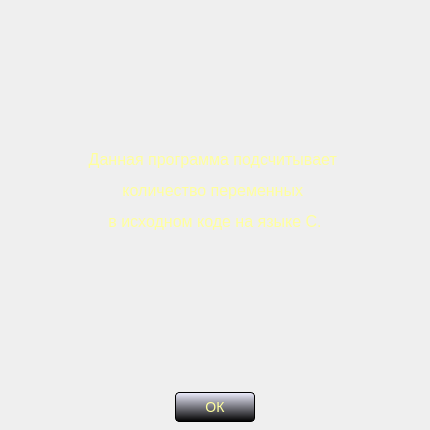
<?xml version="1.0" encoding="UTF-8"?>
<ui version="4.0">
 <class>Abprogram</class>
 <widget class="QDialog" name="Abprogram">
  <property name="geometry">
   <rect>
    <x>0</x>
    <y>0</y>
    <width>430</width>
    <height>430</height>
   </rect>
  </property>
  <property name="minimumSize">
   <size>
    <width>430</width>
    <height>430</height>
   </size>
  </property>
  <property name="maximumSize">
   <size>
    <width>430</width>
    <height>430</height>
   </size>
  </property>
  <property name="contextMenuPolicy">
   <enum>Qt::NoContextMenu</enum>
  </property>
  <property name="windowTitle">
   <string>О программе</string>
  </property>
  <property name="styleSheet">
   <string notr="true">background-image: url(:/source/fon1.png);</string>
  </property>
  <property name="locale">
   <locale language="Russian" country="Russia"/>
  </property>
  <widget class="QLabel" name="label_2">
   <property name="geometry">
    <rect>
     <x>0</x>
     <y>0</y>
     <width>430</width>
     <height>381</height>
    </rect>
   </property>
   <property name="minimumSize">
    <size>
     <width>430</width>
     <height>381</height>
    </size>
   </property>
   <property name="maximumSize">
    <size>
     <width>430</width>
     <height>381</height>
    </size>
   </property>
   <property name="contextMenuPolicy">
    <enum>Qt::NoContextMenu</enum>
   </property>
   <property name="styleSheet">
    <string notr="true">color: rgb(255, 255, 158);
background: transparent;
font-size: 14px;</string>
   </property>
   <property name="text">
    <string>&lt;html&gt;&lt;head/&gt;&lt;body&gt;&lt;p align=&quot;center&quot;&gt;&lt;span style=&quot; font-size:12pt;&quot;&gt;Данная программа подсчитывает &lt;/span&gt;&lt;/p&gt;&lt;p align=&quot;center&quot;&gt;&lt;span style=&quot; font-size:12pt;&quot;&gt;количество переменных &lt;/span&gt;&lt;/p&gt;&lt;p align=&quot;center&quot;&gt;&lt;span style=&quot; font-size:12pt;&quot;&gt;в исходном коде на языке С.&lt;/span&gt;&lt;/p&gt;&lt;/body&gt;&lt;/html&gt;</string>
   </property>
  </widget>
  <widget class="QPushButton" name="pushButton">
   <property name="geometry">
    <rect>
     <x>175</x>
     <y>392</y>
     <width>80</width>
     <height>30</height>
    </rect>
   </property>
   <property name="minimumSize">
    <size>
     <width>80</width>
     <height>30</height>
    </size>
   </property>
   <property name="maximumSize">
    <size>
     <width>80</width>
     <height>30</height>
    </size>
   </property>
   <property name="focusPolicy">
    <enum>Qt::NoFocus</enum>
   </property>
   <property name="contextMenuPolicy">
    <enum>Qt::NoContextMenu</enum>
   </property>
   <property name="styleSheet">
    <string notr="true">#pushButton {
font-size: 14px;
color: rgb(255, 255, 158);
border: 1px solid black;
border-radius: 4px;
background: white;
background-color: qlineargradient(spread:pad, x1:0, y1:0, x2:0, y2:1, stop:0 rgba(238, 238, 255, 255), stop:1 rgba(0, 0, 0, 255));
}

#pushButton:pressed {
font-size: 14px;
color: rgb(255, 255, 158);
background: white;
border: 1px solid black;
border-radius: 4px;
background-color: qlineargradient(spread:pad, x1:0, y1:0, x2:0, y2:1, stop:0 rgba(212, 209, 180, 0), stop:1 rgba(0, 0, 0, 255));
}</string>
   </property>
   <property name="text">
    <string>ОК</string>
   </property>
  </widget>
 </widget>
 <resources/>
 <connections/>
</ui>
